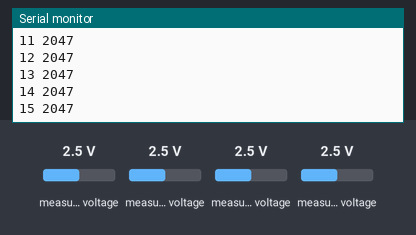
A sketch run on a simulated Arduino Uno, built with avr-gcc and run on an emulated ATmega328P. On the bench: the last lines printed to the serial monitor. The inputs (shaded band) are chosen by the test bench; at power-on: measured voltage 2.5 V.

Above: at 1.2 s.
1.3 s: measured voltage (sensor 200) set to 0.1 V
2.8 s: measured voltage (sensor 201) set to 0.1 V
At 4.0 s:
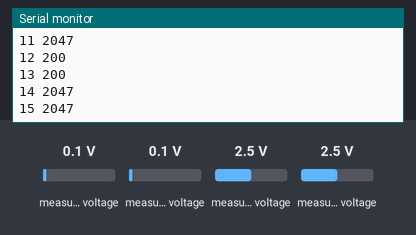
4.3 s: measured voltage (sensor 202) set to 0.1 V
At 5.5 s:
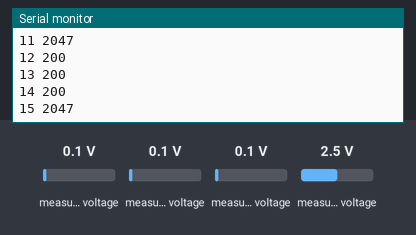
5.8 s: measured voltage (sensor 203) set to 0.1 V
At 6.6 s:
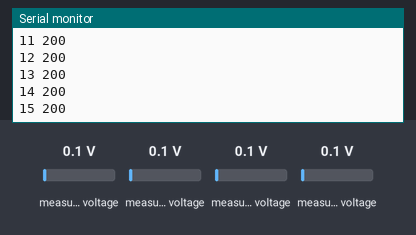
Timing chart, 0 to 8.3 s (numbered marks = the images above; inputs shaded):
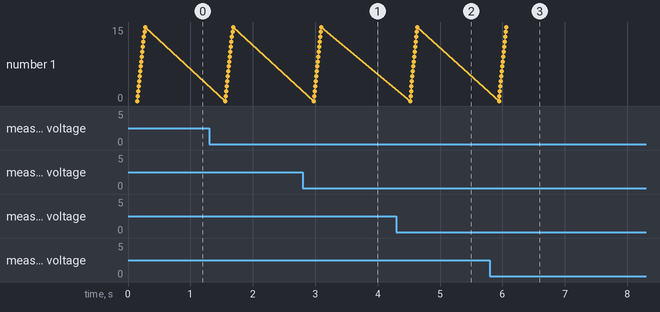

Measured:
- after the input at 2.8 s, the serial monitor: prints a new line after 0.18 s (image 1)
- after the input at 4.3 s, the serial monitor: prints a new line after 0.23 s (image 2)
- after the input at 5.8 s, the serial monitor: prints a new line after 0.17 s (image 3)

The sketch:

reflectionDetectionToPython.ino
```cpp
#include <SoftwareSerial.h>
#include <Wire.h>
#include <Adafruit_ADS1015.h>

//Initialize I2C addresses of multiplexers
Adafruit_ADS1015 mux0(0x48);
Adafruit_ADS1015 mux1(0x49);
Adafruit_ADS1015 mux2(0x4A);
Adafruit_ADS1015 mux3(0x4B);

SoftwareSerial bt(7,6); //RX, TX

const int16_t nPhotodiodes = 16;  // number of photodiodes
int16_t adc[nPhotodiodes];        // global array for photo current
bool valueChanged;                // indicates whether the photo current has changed compared to the previous iteration
bool changesWritten;              // ndcates whether the photo currents have already been written to the serial port
const int16_t threshold = 3;      // threshold by which the values have to be changed before they are communicated
char photoReport[64];             // variable for communicating changes to python
int16_t temp;                     // temporary variable for storing the photo current
int16_t counter = 0;              // contains the current iteration of the loop

void setup() {

  // Set Gain level for OPA
  // GAIN_TWOTHIRDS - 2/3x gain +/- 6.144V  1 bit = 3mV (default)
  // GAIN_ONE       - 1x gain   +/- 4.096V  1 bit = 2mV
  // GAIN_TWO       - 2x gain   +/- 2.048V  1 bit = 1mV
  // GAIN_FOUR      - 4x gain   +/- 1.024V  1 bit = 0.5mV
  // GAIN_EIGHT     - 8x gain   +/- 0.512V  1 bit = 0.25mV
  // GAIN_SIXTEEN   - 16x gain  +/- 0.256V  1 bit = 0.125mV
  mux0.setGain(GAIN_FOUR);
  mux1.setGain(GAIN_FOUR);
  mux2.setGain(GAIN_FOUR);
  mux3.setGain(GAIN_FOUR);

  Serial.begin(9600);
  mux0.begin();
  mux1.begin();
  mux2.begin();
  mux3.begin();

  changesWritten = false;

}

void loop() {

  // no value has changed yet
  valueChanged = false;

  // iterate over all diodes and check for changes in the photo current
  for(int16_t iDiode=0; iDiode < 4; ++iDiode) {
    // check for changes in mux0 (LED 1-4)
    temp = mux0.readADC_SingleEnded(iDiode);
    if( abs(temp - adc[iDiode]) >= threshold ) {
      valueChanged = true;
      adc[iDiode] = temp;
    }

    // check for changes in mux1 (LED 5-8)
    temp = mux1.readADC_SingleEnded(iDiode);
    if( abs(temp - adc[iDiode+4]) >= threshold ) {
      valueChanged = true;
      adc[iDiode+4] = temp;
    }

    // check for changes in mux2 (LED 9-12)
    temp = mux2.readADC_SingleEnded(iDiode);
    if( abs(temp - adc[iDiode+8]) >= threshold ) {
      valueChanged = true;
      adc[iDiode+8] = temp;
    }

    // check for changes in mux3 (LED 13-16)
    temp = mux3.readADC_SingleEnded(iDiode);
    if( abs(temp - adc[iDiode+12]) >= threshold ) {
      valueChanged = true;
      adc[iDiode+12] = temp;
    }
  }

  // only send data, if no value has changed and if the values have not yet been written to the stream
  if(!valueChanged && !changesWritten) {

    // send data to the serial port
    for(int16_t iDiode=0; iDiode<nPhotodiodes; ++iDiode) {
      sprintf(photoReport,"%d %d",iDiode,adc[iDiode]);
      Serial.println(photoReport);
    }

    // values have been written
    changesWritten = true;

  }

  // if the values have been currently changed, these changes have not yet been written to the serial port
  if(valueChanged) {
    changesWritten = false;
  }

  ++counter;

  delay(100);

}
```
